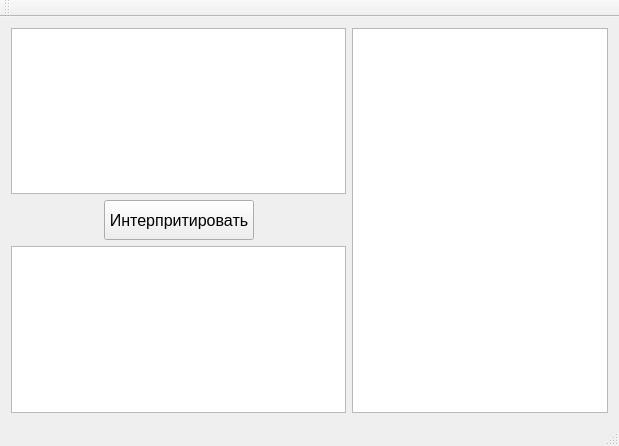
<?xml version="1.0" encoding="UTF-8"?>
<ui version="4.0">
 <class>CursClass</class>
 <widget class="QMainWindow" name="CursClass">
  <property name="geometry">
   <rect>
    <x>0</x>
    <y>0</y>
    <width>619</width>
    <height>446</height>
   </rect>
  </property>
  <property name="windowTitle">
   <string>Curs</string>
  </property>
  <widget class="QWidget" name="centralWidget">
   <layout class="QGridLayout" name="gridLayout">
    <item row="0" column="3" rowspan="3">
     <widget class="QTextEdit" name="HelpWindow">
      <property name="font">
       <font>
        <pointsize>12</pointsize>
       </font>
      </property>
     </widget>
    </item>
    <item row="0" column="0" colspan="3">
     <widget class="QTextEdit" name="EnterWindow">
      <property name="font">
       <font>
        <pointsize>11</pointsize>
       </font>
      </property>
      <property name="html">
       <string>&lt;!DOCTYPE HTML PUBLIC &quot;-//W3C//DTD HTML 4.0//EN&quot; &quot;http://www.w3.org/TR/REC-html40/strict.dtd&quot;&gt;
&lt;html&gt;&lt;head&gt;&lt;meta name=&quot;qrichtext&quot; content=&quot;1&quot; /&gt;&lt;style type=&quot;text/css&quot;&gt;
p, li { white-space: pre-wrap; }
&lt;/style&gt;&lt;/head&gt;&lt;body style=&quot; font-family:'MS Shell Dlg 2'; font-size:11pt; font-weight:400; font-style:normal;&quot;&gt;
&lt;p style=&quot;-qt-paragraph-type:empty; margin-top:0px; margin-bottom:0px; margin-left:0px; margin-right:0px; -qt-block-indent:0; text-indent:0px; font-size:8pt;&quot;&gt;&lt;br /&gt;&lt;/p&gt;&lt;/body&gt;&lt;/html&gt;</string>
      </property>
     </widget>
    </item>
    <item row="2" column="0" colspan="3">
     <widget class="QTextEdit" name="ResultWindow">
      <property name="font">
       <font>
        <pointsize>11</pointsize>
       </font>
      </property>
     </widget>
    </item>
    <item row="1" column="1">
     <widget class="QPushButton" name="Compile">
      <property name="enabled">
       <bool>true</bool>
      </property>
      <property name="sizePolicy">
       <sizepolicy hsizetype="Minimum" vsizetype="Minimum">
        <horstretch>0</horstretch>
        <verstretch>0</verstretch>
       </sizepolicy>
      </property>
      <property name="minimumSize">
       <size>
        <width>150</width>
        <height>40</height>
       </size>
      </property>
      <property name="font">
       <font>
        <pointsize>12</pointsize>
       </font>
      </property>
      <property name="text">
       <string>Интерпритировать</string>
      </property>
     </widget>
    </item>
    <item row="1" column="2">
     <spacer name="horizontalSpacer">
      <property name="orientation">
       <enum>Qt::Horizontal</enum>
      </property>
      <property name="sizeHint" stdset="0">
       <size>
        <width>40</width>
        <height>20</height>
       </size>
      </property>
     </spacer>
    </item>
    <item row="1" column="0">
     <spacer name="horizontalSpacer_2">
      <property name="orientation">
       <enum>Qt::Horizontal</enum>
      </property>
      <property name="sizeHint" stdset="0">
       <size>
        <width>40</width>
        <height>20</height>
       </size>
      </property>
     </spacer>
    </item>
   </layout>
  </widget>
  <widget class="QMenuBar" name="menuBar">
   <property name="geometry">
    <rect>
     <x>0</x>
     <y>0</y>
     <width>619</width>
     <height>21</height>
    </rect>
   </property>
  </widget>
  <widget class="QToolBar" name="mainToolBar">
   <attribute name="toolBarArea">
    <enum>TopToolBarArea</enum>
   </attribute>
   <attribute name="toolBarBreak">
    <bool>false</bool>
   </attribute>
  </widget>
  <widget class="QStatusBar" name="statusBar"/>
 </widget>
 <layoutdefault spacing="6" margin="11"/>
 <resources>
  <include location="curs.qrc"/>
 </resources>
 <connections/>
</ui>
